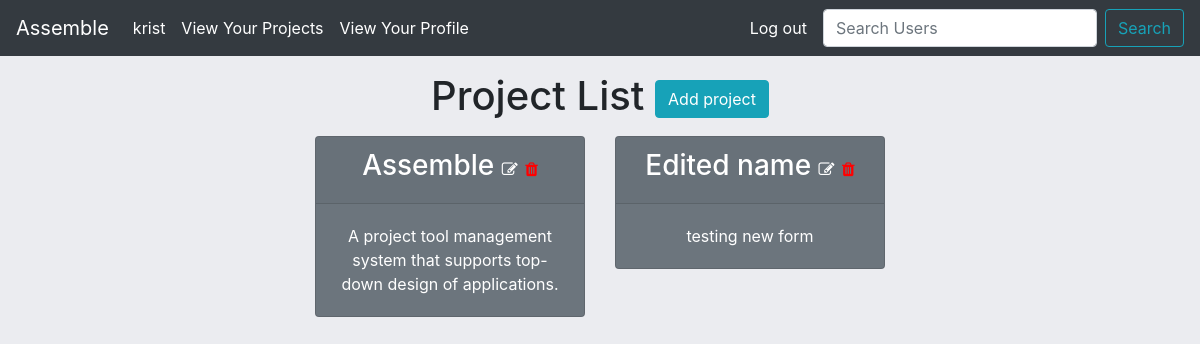
Page /home/project-list/ (signed in) on the earlier database version.
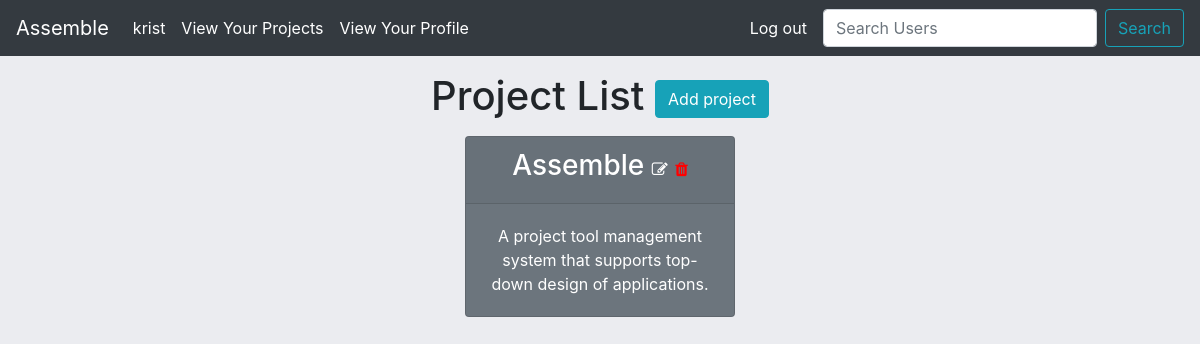
Same page on the later database version.
### assemble/models.py (models this page shows, shortened)
class Project(models.Model):
    name = models.CharField(max_length=60)
    description = models.TextField(max_length=400)
    user = models.ManyToManyField('Profile',blank=True)
    owner = models.ForeignKey('Profile',blank=True,on_delete=models.CASCADE,related_name="creator")
    slug = models.SlugField(max_length=100,unique=True,blank=True,null=True)
    completed= models.BooleanField(default=False)

### assemble/views.py (the view)
# urls.py: path('project-list/',ProjectList.as_view(),name="project-list"),
class ProjectList(LoginRequiredMixin,ListView):
    model = Project
    def get_queryset(self):
        is_me = Profile.objects.get(user=self.request.user)
        return Project.objects.filter(user=is_me)

### templates/assemble/project_list.html
{% extends 'assemble/base.html' %}
{% block content %}
<div class="text-center my-3">
    <h1>Project List <a class="btn btn-info" href="{% url 'project-create' %}">Add project</a></h1>
</div>
<div class="text-center">
    <div class="row justify-content-center">
        {% for project in project_list %}
            <div class="col-sm-3 col-md-3">
                    <div class="card text-white bg-secondary mb-3" style="max-width: 18rem;">
                        <div class="card-header">
                            <h3>
                                <a class="text-white" style="text-decoration:none;" href="{% url 'project-detail' project.slug %}">{{ project.name }}</a>
                                {% if project.owner.user == request.user %}
                                    <a href="{% url 'edit-project' project.id %}"><span style="color:white;font-size:1rem;"><i class="fa fa-edit"></i></span></a>
                                    <a href="{% url 'delete-project' project.id %}"><span style="color:red;font-size:1rem;"><i class="fa fa-trash"></i></span></a>
                                {% endif %}
                            </h3>
                        </div>
                        <div class="card-body">
                            <p class="card-text">{{project.description}}</p>
                        </div>
                    </div>
            </div>
        {% endfor %}
    </div>
</div>
{% endblock content %}

Differences in the rows shown:
removed Project: name "Edited name", description "testing new form"
